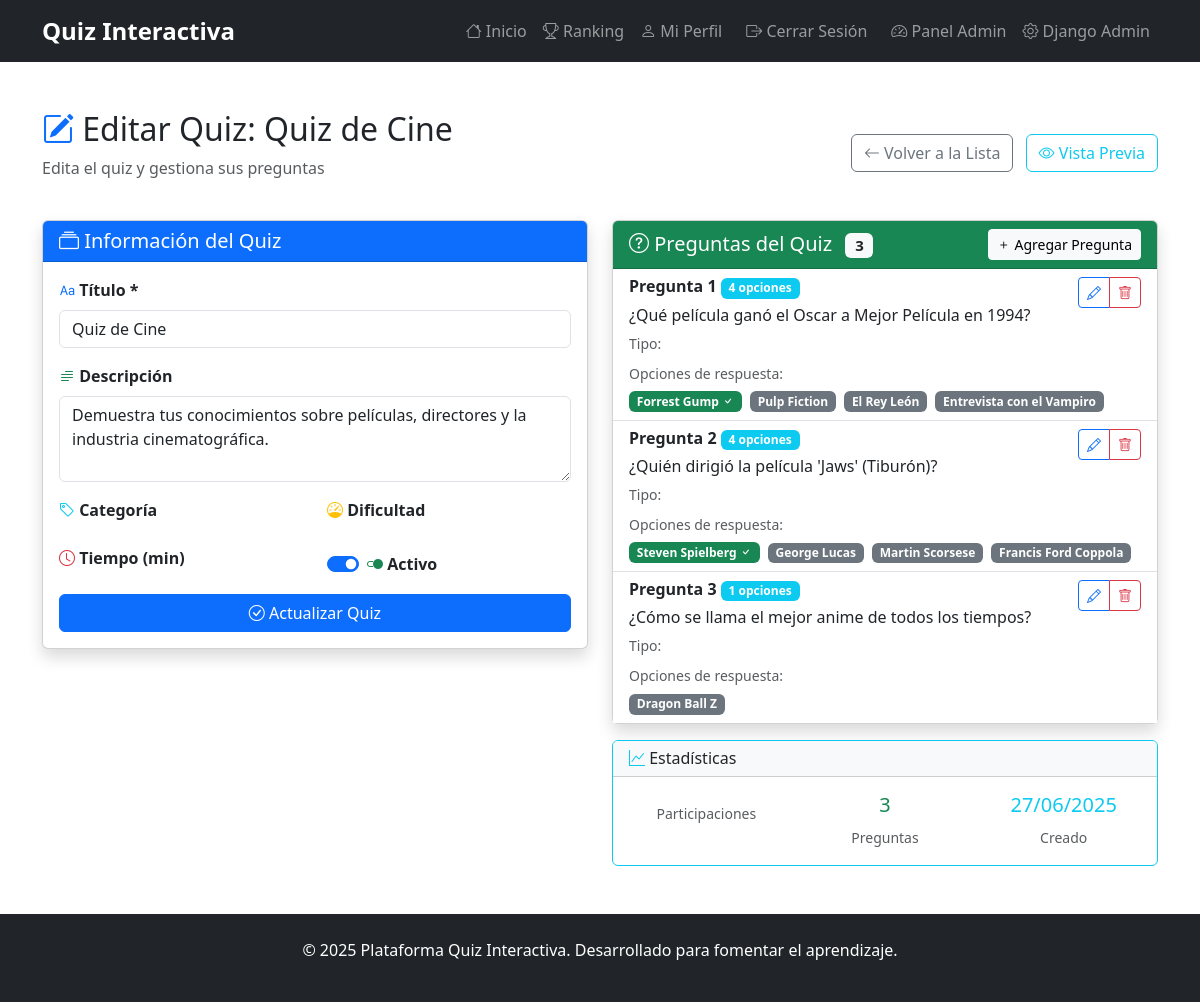
The app's page /admin-panel/quiz/20/edit/ (signed in) with its own data.
### quizzes/models.py (models this page shows, shortened)
class Quiz(models.Model):
    titulo = models.CharField(max_length=200)
    descripcion = models.TextField(blank=True)
    fecha_creacion = models.DateTimeField(auto_now_add=True)
    activo = models.BooleanField(default=True)
    tiempo_limite = models.IntegerField(default=0, help_text="Tiempo en minutos (0 = sin límite)")

class Pregunta(models.Model):
    quiz = models.ForeignKey(Quiz, related_name='preguntas', on_delete=models.CASCADE)
    texto = models.CharField(max_length=500)

class Opcion(models.Model):
    pregunta = models.ForeignKey(Pregunta, related_name='opciones', on_delete=models.CASCADE)
    texto = models.CharField(max_length=300)
    es_correcta = models.BooleanField(default=False)

### quizzes/views.py (the view)
# urls.py: path('admin-panel/quiz/<int:quiz_id>/edit/', views.admin_quiz_edit, name='admin_quiz_edit'),
@user_passes_test(is_staff_user)
def admin_quiz_edit(request, quiz_id):
    quiz = get_object_or_404(Quiz, id=quiz_id)
    if request.method == 'POST':
        form = QuizForm(request.POST, instance=quiz)
        if form.is_valid():
            form.save()
            messages.success(request, f'Quiz "{quiz.titulo}" actualizado exitosamente.')
            return redirect('admin_quiz_list')
    else:
        form = QuizForm(instance=quiz)
    preguntas = quiz.preguntas.all()
    return render(request, 'quizzes/admin/quiz_edit.html', {
        'form': form,
        'quiz': quiz,
        'preguntas': preguntas,
        'title': f'Editar Quiz: {quiz.titulo}'
    })

### quizzes/forms.py
class QuizForm(forms.ModelForm):
    class Meta:
        model = Quiz
        fields = ['titulo', 'descripcion', 'activo', 'tiempo_limite']
        widgets = {
            'titulo': forms.TextInput(attrs={'class': 'form-control', 'placeholder': 'Título del quiz'}),
            'descripcion': forms.Textarea(attrs={'class': 'form-control', 'rows': 3, 'placeholder': 'Descripción del quiz'}),
            'activo': forms.CheckboxInput(attrs={'class': 'form-check-input'}),
            'tiempo_limite': forms.NumberInput(attrs={'class': 'form-control', 'placeholder': 'Tiempo en minutos (0 = sin límite)'}),
        }

### quizzes/views.py (called while the page is built)
def is_staff_user(user):
    return user.is_authenticated and user.is_staff

### quizzes/templates/quizzes/admin/quiz_edit.html (shortened to what this page needs)
{% extends 'base.html' %}
{% block content %}
<div class="container my-5">
    <div class="row mb-4">
        <div class="col-12">
            <div class="d-flex justify-content-between align-items-center">
                <div>
                    <h2><i class="bi bi-pencil-square text-primary"></i> {{ title }}</h2>
                    <p class="text-muted">Edita el quiz y gestiona sus preguntas</p>
                </div>
                <div>
                    <a href="{% url 'admin_quiz_list' %}" class="btn btn-outline-secondary me-2">
                        <i class="bi bi-arrow-left"></i> Volver a la Lista
                    </a>
                    <a href="{% url 'quiz_detail' quiz.id %}" class="btn btn-outline-info" target="_blank">
                        <i class="bi bi-eye"></i> Vista Previa
                    </a>
                </div>
            </div>
        </div>
    </div>
    <div class="row">
        <div class="col-lg-6">
            <div class="card shadow">
                <div class="card-header bg-primary text-white">
                    <h5 class="mb-0">
                        <i class="bi bi-collection"></i> Información del Quiz
                    </h5>
                </div>
                <div class="card-body">
                    <form method="post" novalidate>
                        <div class="mb-3">
                            <label for="{{ form.titulo.id_for_label }}" class="form-label fw-bold">
                                <i class="bi bi-type text-primary"></i> Título *
                            </label>
                            {{ form.titulo }}
                        </div>
                        <div class="mb-3">
                            <label for="{{ form.descripcion.id_for_label }}" class="form-label fw-bold">
                                <i class="bi bi-text-paragraph text-success"></i> Descripción
                            </label>
                            {{ form.descripcion }}
                        </div>
                        <div class="row">
                            <div class="col-md-6 mb-3">
                                <label for="{{ form.categoria.id_for_label }}" class="form-label fw-bold">
                                    <i class="bi bi-tag text-info"></i> Categoría
                                </label>
                            </div>
                            <div class="col-md-6 mb-3">
                                <label for="{{ form.dificultad.id_for_label }}" class="form-label fw-bold">
                                    <i class="bi bi-speedometer text-warning"></i> Dificultad
                                </label>
                            </div>
                        </div>
                        <div class="row">
                            <div class="col-md-6 mb-3">
                                <label for="{{ form.tiempo_limite_minutos.id_for_label }}" class="form-label fw-bold">
                                    <i class="bi bi-clock text-danger"></i> Tiempo (min)
                                </label>
                            </div>
                            <div class="col-md-6 mb-3 d-flex align-items-end">
                                <div class="form-check form-switch">
                                    {{ form.activo }}
                                    <label class="form-check-label fw-bold" for="{{ form.activo.id_for_label }}">
                                        <i class="bi bi-toggle2-on text-success"></i> Activo
                                    </label>
                                </div>
                            </div>
                        </div>
                        <div class="d-grid gap-2">
                            <button type="submit" class="btn btn-primary">
                                <i class="bi bi-check-circle"></i> Actualizar Quiz
                            </button>
                        </div>
                    </form>
                </div>
            </div>
        </div>
        <div class="col-lg-6">
            <div class="card shadow">
                <div class="card-header bg-success text-white d-flex justify-content-between align-items-center">
                    <h5 class="mb-0">
                        <i class="bi bi-question-circle"></i> Preguntas del Quiz
                        <span class="badge bg-light text-dark ms-2">{{ preguntas.count }}</span>
                    </h5>
                    <a href="{% url 'admin_pregunta_create' quiz.id %}" class="btn btn-light btn-sm">
                        <i class="bi bi-plus"></i> Agregar Pregunta
                    </a>
                </div>
                <div class="card-body p-0">
                    {% if preguntas %}
                        <div class="list-group list-group-flush">
                            {% for pregunta in preguntas %}
                                <div class="list-group-item">
                                    <div class="d-flex justify-content-between align-items-start">
                                        <div class="flex-grow-1">
                                            <h6 class="mb-1 fw-bold">
                                                Pregunta {{ forloop.counter }}
                                                <span class="badge bg-info">{{ pregunta.opciones.count }} opciones</span>
                                            </h6>
                                            <p class="mb-1 text-truncate">{{ pregunta.texto|truncatechars:80 }}</p>
                                            <small class="text-muted">
                                                Tipo: {{ pregunta.get_tipo_display }}
                                            </small>
                                        </div>
                                        <div class="btn-group" role="group">
                                            <a href="{% url 'admin_pregunta_edit' pregunta.id %}"
                                               class="btn btn-outline-primary btn-sm"
                                               title="Editar">
                                                <i class="bi bi-pencil"></i>
                                            </a>
                                            <a href="{% url 'admin_pregunta_delete' pregunta.id %}"
                                               class="btn btn-outline-danger btn-sm"
                                               title="Eliminar">
                                                <i class="bi bi-trash"></i>
                                            </a>
                                        </div>
                                    </div>
                                    {% if pregunta.opciones.all %}
                                        <div class="mt-2">
                                            <small class="text-muted d-block mb-1">Opciones de respuesta:</small>
                                            {% for opcion in pregunta.opciones.all %}
                                                <span class="badge me-1 {% if opcion.es_correcta %}bg-success{% else %}bg-secondary{% endif %}">
                                                    {{ opcion.texto|truncatechars:30 }}
                                                    {% if opcion.es_correcta %}<i class="bi bi-check"></i>{% endif %}
                                                </span>
                                            {% endfor %}
                                        </div>
                                    {% else %}
                                        <div class="mt-2">
                                            <small class="text-warning">
                                                <i class="bi bi-exclamation-triangle"></i> Sin opciones de respuesta
                                            </small>
                                        </div>
                                    {% endif %}
                                </div>
                            {% endfor %}
                        </div>
                    {% endif %}
                </div>
            </div>
            <div class="card mt-3 border-info">
                <div class="card-header bg-light">
                    <h6 class="mb-0"><i class="bi bi-graph-up text-info"></i> Estadísticas</h6>
                </div>
                <div class="card-body">
                    <div class="row text-center">
                        <div class="col-4">
                            <small class="text-muted">Participaciones</small>
                        </div>
                        <div class="col-4">
                            <h5 class="text-success">{{ preguntas.count }}</h5>
                            <small class="text-muted">Preguntas</small>
                        </div>
                        <div class="col-4">
                            <h5 class="text-info">{{ quiz.fecha_creacion|date:"d/m/Y" }}</h5>
                            <small class="text-muted">Creado</small>
                        </div>
                    </div>
                </div>
            </div>
        </div>
    </div>
</div>
{% endblock %}

### records on screen
Quiz: titulo "Quiz de Cine", descripcion "Demuestra tus conocimientos sobre películas, directores y la industria cinematográfica.", activo "☑", count "3", fecha_creacion "27/06/2025"
Pregunta: opciones.count "4", texto "¿Qué película ganó el Oscar a Mejor Película en 1994?"
Opcion: texto "Forrest Gump", es_correcta True (drawn)
Opcion: texto "Pulp Fiction"
Opcion: texto "El Rey León"
Opcion: texto "Entrevista con el Vampiro"
Pregunta: opciones.count "4", texto "¿Quién dirigió la película 'Jaws' (Tiburón)?"
Opcion: texto "Steven Spielberg", es_correcta True (drawn)
Opcion: texto "George Lucas"
Opcion: texto "Martin Scorsese"
Opcion: texto "Francis Ford Coppola"
Pregunta: opciones.count "1", texto "¿Cómo se llama el mejor anime de todos los tiempos?"
Opcion: texto "Dragon Ball Z"

### other values on screen
{{ title }} "Editar Quiz: Quiz de Cine"
{{ preguntas.count }} "3"
